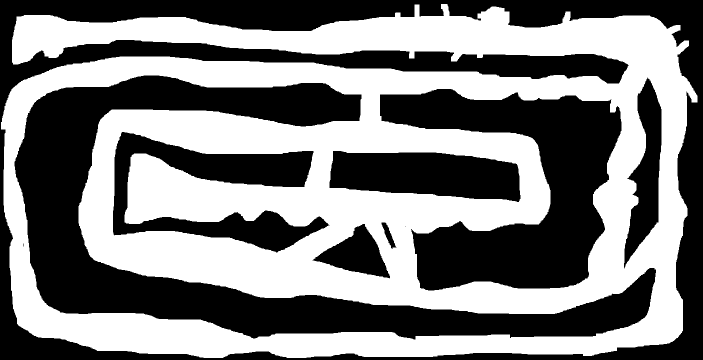
#> input picture pictures/maps/p13.png, 1405 x 719 px (shown at 1/2 size)
$ python Main.py
#> lines starting #> are read from the running program, lines starting #| are printed output that depends on the picture; after the words box and inside, x2 and y2 are one past the last pixel; in counts of white or black regions, pixels touching at a corner belong together
### Map.py
import os
import numpy as np
from PIL import Image
from Point import Point
import matplotlib.pyplot as plt

class Map:
    def __init__(self, path): # , drone_start_point):
        # self.drone_start_point: tuple = drone_start_point
#> called with path = 'pictures/maps/p13.png'
        self.img: Image = Image.open(path).convert('RGB')
#> self.img: PIL image 1405x719 RGB; 49.4% white; 1 white region, box (x1, y1, x2, y2) and area: (2, 8, 1395, 716) 498566
        self.map: np.ndarray = self.render_map_from_image_to_boolean().transpose(1,0,2)
        # self.point_map: np.ndarray = self.create_point_map()

    def render_map_from_image_to_boolean(self):
        w, h = self.img.size
#> w = 1405; h = 719
        map_array = np.zeros((w, h, 3), dtype=int)
        for x in range(w):
            for y in range(h):
                coordinate = x, y
                r, g, b = self.img.getpixel(coordinate)
                if r != 0 and g != 0 and b != 0:  # consider black
                    map_array[x, y , :] = 255
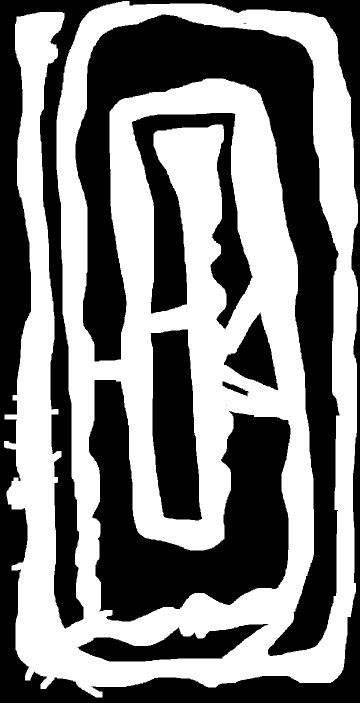
#> map_array: shape (1405, 719, 3) int64 (shown at 1/2 size); 49.4% white; 1 white region, box (x1, y1, x2, y2) and area: (8, 2, 716, 1395) 498566
        return map_array

    def is_collide(self, x, y):
        return self.map[x, y, :] == 0

    # [8 lines left out: function create_point_map, not called in this run]


# Example usage:
# [7 lines that do not run on import are left out]
    # print(my_map.map.shape)

    # plt.imshow(my_map.map, cmap='gray')
    # plt.show()
    # You can use my_map.is_collide(x, y) to check collision
    # And my_map.paint(g) to draw the map

### Chopper.py
import cv2
import math
import numpy as np
from numba import njit
from Point import Point

class Chopper(Point):
    def __init__(self, name):
#> called with name = 'chopper'
        super(Chopper, self).__init__(name)
        self.icon = cv2.imread("pictures/drone.png") / 255.0
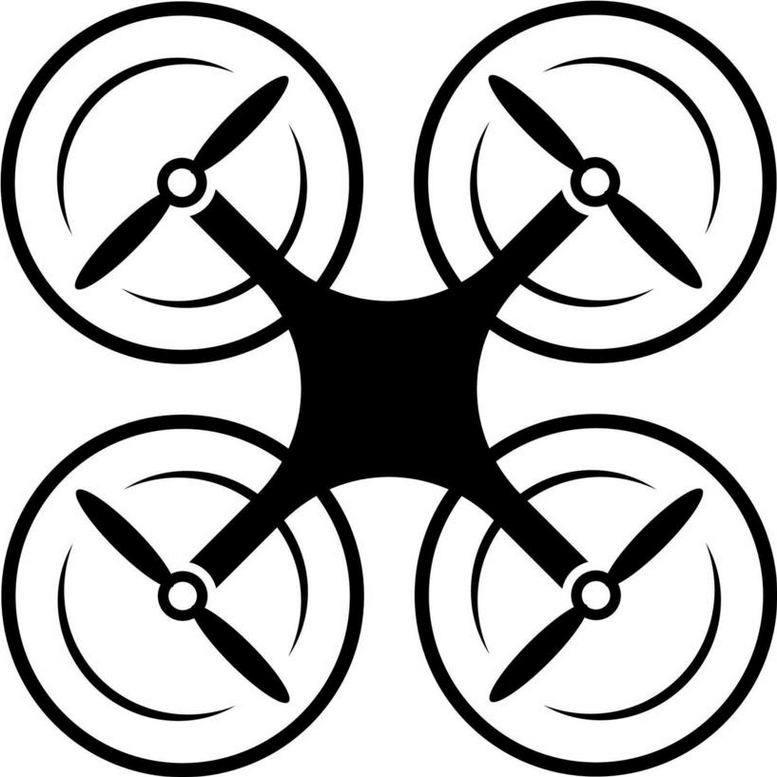
#> input picture pictures/drone.png, 777 x 777 px
#> self.icon: shape (777, 777, 3) float64; min 0, max 1, mean 0.734

        self.angle = -90
        self.start_point = None


        self.icon_w = 8
        self.icon_h = 8
        self.icon = cv2.resize(self.icon, (self.icon_h, self.icon_w))
        self.tips = []
        self.sensors = []
        self.visited = np.empty((0, 2))

    def create_tips(self):
        y, x = self.get_position()
        angle_rad = math.radians(self.angle)

        top_left_coord = y-self.icon_h//2, x-self.icon_w//2
        top_left = self.rotate((y,x), top_left_coord, angle_rad)

        top_right_coord = y-self.icon_h//2, x+self.icon_w//2
        top_right = self.rotate((y,x), top_right_coord, angle_rad)

        bottom_right_coord = y+self.icon_h//2, x+self.icon_w//2
        bottom_right = self.rotate((y,x), bottom_right_coord, angle_rad)

        bottom_left_coord = y+self.icon_h//2, x-self.icon_w//2
        bottom_left = self.rotate((y,x), bottom_left_coord, angle_rad)

        self.tips =  [top_left, top_right, bottom_right, bottom_left]

    def create_sensors(self):
        y, x = self.get_position()
        angle_rad = math.radians(self.angle)

        top_sensor_coord = y-self.icon_h-32, x
        top_sensor = self.rotate((y,x), top_sensor_coord, angle_rad)

        right_sensor_coord = y, x+self.icon_w+32
        right_sensor = self.rotate((y,x), right_sensor_coord, angle_rad)

        bottom_sensor_coord = y+self.icon_h+32, x
        bottom_sensor = self.rotate((y,x), bottom_sensor_coord, angle_rad)

        left_sensor_coord = y, x-self.icon_w-32
        left_sensor = self.rotate((y,x), left_sensor_coord, angle_rad)

        self.sensors = [top_sensor, right_sensor, bottom_sensor, left_sensor]

    # [5 lines left out: function rotate_icon, not called in this run]

    @staticmethod
    @njit
    def interpolate_pixels_along_line(y0, x0, y1, x1):
        """
        Uses Xiaolin Wu's line algorithm to interpolate all of the pixels along a straight line,
        given two points (x0, y0) and (x1, y1).
        """
        pixels = []
        steep = abs(y1 - y0) > abs(x1 - x0)

        # Ensure that the path to be interpolated is shallow and from left to right
        if steep:
            t = x0
            x0 = y0
            y0 = t
            t = x1
            x1 = y1
            y1 = t

        if x0 > x1:
            t = x0
            x0 = x1
            x1 = t
            t = y0
            y0 = y1
            y1 = t

        dx = x1 - x0
        dy = y1 - y0
        gradient = dy / dx  # slope

        # Get the first given coordinate and add it to the return list
        x_end = round(x0)
        y_end = y0 + (gradient * (x_end - x0))
        xpxl0 = x_end
        ypxl0 = round(y_end)

        if steep:
            pixels.extend([(xpxl0, ypxl0), (xpxl0, ypxl0 + 1)])
        else:
            pixels.extend([(ypxl0, xpxl0), (ypxl0 + 1, xpxl0)])

        interpolated_y = y_end + gradient

        # Get the second given coordinate to give the main loop a range
        x_end = round(x1)
        y_end = y1 + (gradient * (x_end - x1))
        xpxl1 = x_end
        ypxl1 = round(y_end)

        # Loop between the first x coordinate and the second x coordinate,
        # interpolating the y coordinates
        for x in range(xpxl0 + 1, xpxl1):
            if steep:
                pixels.extend([(x, math.floor(interpolated_y)), (x, math.floor(interpolated_y) + 1)])
            else:
                pixels.extend([(math.floor(interpolated_y), x), (math.floor(interpolated_y) + 1, x)])
            interpolated_y += gradient

        # Add the second given coordinate to the list
        if steep:
            pixels.extend([(xpxl1, ypxl1), (xpxl1, ypxl1 + 1)])
        else:
            pixels.extend([(ypxl1, xpxl1), (ypxl1 + 1, xpxl1)])

        return np.array(pixels, dtype=np.uint16)

### Environment.py
import cv2
import time
import math
import random
import numpy as np
from Map import Map
from numba import njit
from Chopper import Chopper
from collections import namedtuple

font = cv2.FONT_HERSHEY_COMPLEX_SMALL

class Environment(object):
    def __init__(self, path: str) -> None:
        # Define environment space
        self.map = Map(path)
        self.observation_shape = self.map.map.shape

        # Define chopper
        self.chopper = Chopper("chopper")
        self.max_fuel = 4800


        # Create a canvas to render the environment images upon
        self.canvas = np.ones(self.observation_shape) * 1

        # Permissible area of chopper to be
        self.y_min = int (self.observation_shape[0] * 0.1)
        self.x_min = 0
        self.y_max = int (self.observation_shape[0] * 0.9)
        self.x_max = self.observation_shape[1]

    # [36 lines left out: functions draw_map_on_canvas, draw_chopper_on_canvas, render, not called in this run]

    def close(self):
        cv2.destroyAllWindows()

    # [7 lines left out: function has_collided, not called in this run]

    def scan_area(self):
        ch = self.chopper
        danger_meter = [0, 0, 0, 0] # how close each sensor is to a wall

        temp = ch.interpolate_pixels_along_line(ch.sensors[1][0], ch.sensors[1][1], ch.sensors[3][0], ch.sensors[3][1])
        for i, point in enumerate(temp):
            if self.map.is_black(point[0], point[1]):
                # Count danger
                dist_top = np.sqrt((ch.sensors[1][0] - point[0]) ** 2) + np.sqrt((ch.sensors[1][1] - point[1]) ** 2)
                dist_bottom = np.sqrt((ch.sensors[3][0] - point[0]) ** 2) + np.sqrt((ch.sensors[3][1] - point[1]) ** 2)
                if dist_top < dist_bottom: danger_meter[1] += 1
                else: danger_meter[3] += 1

                # Delete black point from visited
                try: temp = np.delete(temp, i, axis=0)
                except IndexError: continue

        ch.visited = np.concatenate([ch.visited, temp])

        temp = ch.interpolate_pixels_along_line(ch.sensors[2][0], ch.sensors[2][1], ch.sensors[0][0], ch.sensors[0][1])
        for i, point in enumerate(temp):
            if self.map.is_black(point[0], point[1]):
                # Count danger
                dist_right = np.sqrt((ch.sensors[2][0] - point[0]) ** 2) + np.sqrt((ch.sensors[2][1] - point[1]) ** 2)
                dist_left = np.sqrt((ch.sensors[0][0] - point[0]) ** 2) + np.sqrt((ch.sensors[0][1] - point[1]) ** 2)
                if dist_right < dist_left: danger_meter[2] += 1
                else: danger_meter[0] += 1

                # Delete black point from visited
                try: temp = np.delete(temp, i, axis=0)
                except IndexError: continue

        ch.visited = np.concatenate([ch.visited, temp])

        ch.visited = np.unique(ch.visited, axis=0)
        return danger_meter

    def reset(self):
        # Measure time
        t = time.time()

        # Reset the fuel consumed
        self.fuel_left = self.max_fuel
        # Reset scanned area (visited pixels)
        self.total_visited = 0

        # Determine a place to intialise the chopper in
        x = 100  # 700
        y = 80   # 400
        self.chopper.start_point = y, x

        # Intialise the chopper
        self.chopper = Chopper("chopper")
        self.chopper.set_position(y, x)
        self.chopper.create_tips()
        self.chopper.create_sensors()

        # Reset the Canvas
        self.canvas = np.ones(self.observation_shape) * 1

        return False, t

    def step(self, t):
        # Compute time
        delta_time = time.time()-t
        t = time.time()

        # Flag that marks the termination of an episode
        done = False

        # Scan area and check collision danger meter
        danger_meter = self.scan_area()
        print(f"danger meter: {danger_meter}")

        # Compute distance by time * velocity(=5)
        distance = delta_time*5

        # Take action
        if danger_meter[1] != 0:
            if danger_meter[0] != 0:
                self.chopper.angle += (danger_meter[1] + danger_meter[0])//20
            elif danger_meter[2] != 0:
                self.chopper.angle -= (danger_meter[1] + danger_meter[2])//20

            if danger_meter[1] >= 45:
                if danger_meter[0] > danger_meter[2]: self.chopper.angle += 90
                else: self.chopper.angle -= 90

        if danger_meter[0] >= 45:
            self.chopper.angle += danger_meter[0]//20
        if danger_meter[2] >= 45:
            self.chopper.angle -= danger_meter[2]//20


        y, x = self.chopper.get_point_by_distance(self.chopper.angle, distance)
        self.chopper.set_position(y, x)
        self.chopper.create_tips()
        self.chopper.create_sensors()

        # Decrease the fuel counter
        self.fuel_left -= 1

        # Draw elements on the canvas
        self.canvas = self.draw_map_on_canvas(self.canvas, self.map.map)
        for coord in self.chopper.visited:
            y, x = coord
            x = int(round(x))
            y = int(round(y))
            if not self.map.is_black(y, x): self.canvas[y, x] = [255, 0, 0]
        self.draw_chopper_on_canvas()
        for tip in self.chopper.tips:
            y, x = tip
            x = int(round(x))
            y = int(round(y))
            if not self.map.is_black(y, x): self.canvas[y, x] = [0, 0, 255]

        # Conclude the episode
        if self.has_collided(): done = True # If chopper has collided, end the episode
        if self.fuel_left == 0: done = True # If out of fuel, end the episode.

        return done, t

### Point.py
import math
import numpy as np
from numba import njit
class Point(object):
    def __init__(self, name):
        self.x = 0
        self.y = 0
        self.name = name

    def set_position(self, y, x):
        self.y = y
        self.x = x

    def get_position(self):
        return (self.y, self.x)

    # [8 lines left out: function get_point_by_distance, not called in this run]

    @staticmethod
    @njit
    def rotate(origin, point, angle):
        """
        Rotate a point counterclockwise by a given angle around a given origin.
        The angle should be given in radians.
        """
        oy, ox = origin
        py, px = point
        qy = oy + math.sin(angle) * (px - ox) + math.cos(angle) * (py - oy)
        qx = ox + math.cos(angle) * (px - ox) - math.sin(angle) * (py - oy)
        return math.floor(qy), math.floor(qx)

### Main.py
import time
import numpy as np
from Environment import Environment

def main():
    path_to_map = "pictures/maps/p13.png"
    env = Environment(path_to_map)

    done, t = env.reset()
    while not done:
        # Simulation step
        done, t = env.step(t)

        # Render simulation
        env.render(mode='human')
        env.canvas = np.ones(env.observation_shape) * 1

    env.close()

if __name__ == "__main__":
#> (the run stopped early here; a loop or call above may not have finished)
